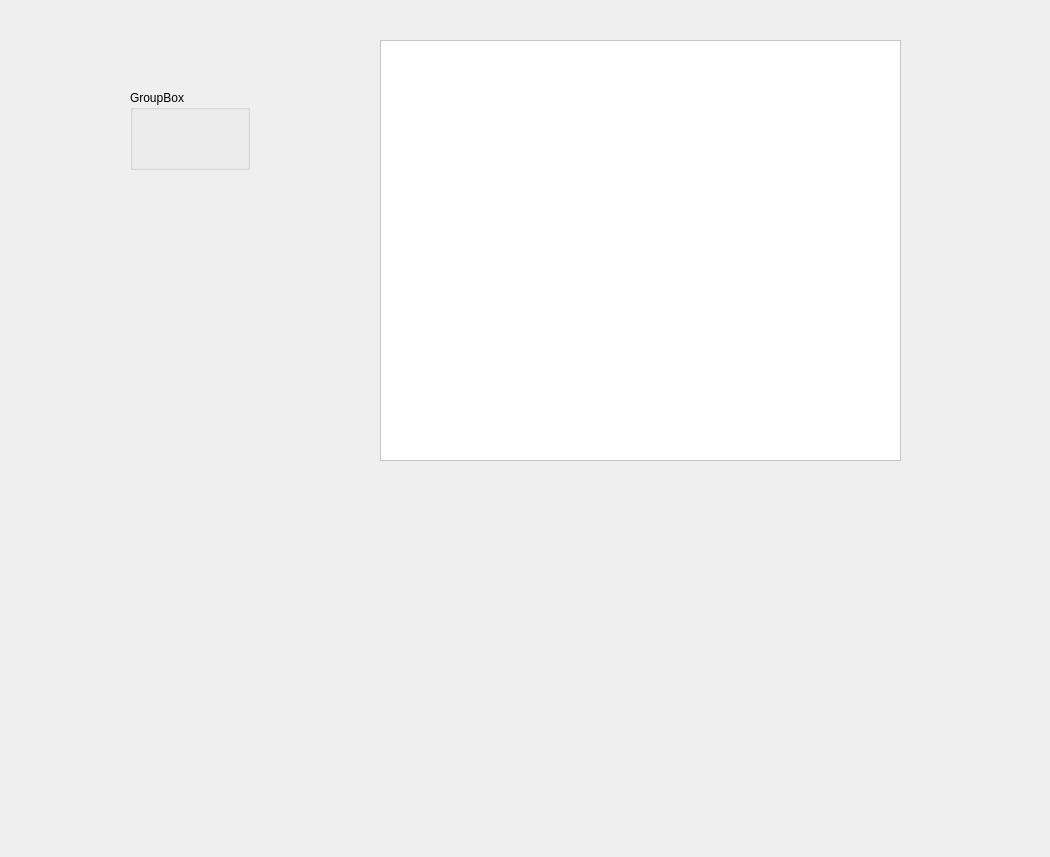
<?xml version="1.0" encoding="UTF-8"?>
<ui version="4.0">
 <class>Dialog</class>
 <widget class="QDialog" name="Dialog">
  <property name="geometry">
   <rect>
    <x>0</x>
    <y>0</y>
    <width>1050</width>
    <height>857</height>
   </rect>
  </property>
  <property name="windowTitle">
   <string>Dialog</string>
  </property>
  <widget class="QLabel" name="label">
   <property name="geometry">
    <rect>
     <x>380</x>
     <y>40</y>
     <width>521</width>
     <height>421</height>
    </rect>
   </property>
   <property name="styleSheet">
    <string notr="true">background-color: rgb(255, 255, 255);</string>
   </property>
   <property name="frameShape">
    <enum>QFrame::StyledPanel</enum>
   </property>
   <property name="text">
    <string/>
   </property>
  </widget>
  <widget class="QGroupBox" name="groupBox">
   <property name="geometry">
    <rect>
     <x>130</x>
     <y>90</y>
     <width>120</width>
     <height>80</height>
    </rect>
   </property>
   <property name="title">
    <string>GroupBox</string>
   </property>
  </widget>
 </widget>
 <resources/>
 <connections/>
</ui>
